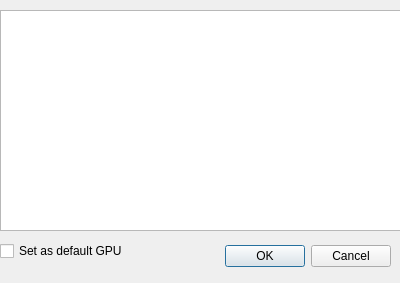
<?xml version="1.0" encoding="UTF-8"?>
<ui version="4.0">
 <class>UnitSelector</class>
 <widget class="QDialog" name="UnitSelector">
  <property name="geometry">
   <rect>
    <x>0</x>
    <y>0</y>
    <width>400</width>
    <height>283</height>
   </rect>
  </property>
  <property name="windowTitle">
   <string>Select GPU</string>
  </property>
  <widget class="QDialogButtonBox" name="choiceSelect">
   <property name="geometry">
    <rect>
     <x>200</x>
     <y>240</y>
     <width>191</width>
     <height>32</height>
    </rect>
   </property>
   <property name="orientation">
    <enum>Qt::Orientation::Horizontal</enum>
   </property>
   <property name="standardButtons">
    <set>QDialogButtonBox::StandardButton::Cancel|QDialogButtonBox::StandardButton::Ok</set>
   </property>
  </widget>
  <widget class="QListView" name="unit_list">
   <property name="geometry">
    <rect>
     <x>0</x>
     <y>10</y>
     <width>401</width>
     <height>221</height>
    </rect>
   </property>
  </widget>
  <widget class="QCheckBox" name="choiceDefUnit">
   <property name="geometry">
    <rect>
     <x>0</x>
     <y>240</y>
     <width>161</width>
     <height>22</height>
    </rect>
   </property>
   <property name="text">
    <string>Set as default GPU</string>
   </property>
  </widget>
 </widget>
 <resources/>
 <connections>
  <connection>
   <sender>choiceSelect</sender>
   <signal>accepted()</signal>
   <receiver>UnitSelector</receiver>
   <slot>accept()</slot>
   <hints>
    <hint type="sourcelabel">
     <x>248</x>
     <y>254</y>
    </hint>
    <hint type="destinationlabel">
     <x>157</x>
     <y>274</y>
    </hint>
   </hints>
  </connection>
  <connection>
   <sender>choiceSelect</sender>
   <signal>rejected()</signal>
   <receiver>UnitSelector</receiver>
   <slot>reject()</slot>
   <hints>
    <hint type="sourcelabel">
     <x>316</x>
     <y>260</y>
    </hint>
    <hint type="destinationlabel">
     <x>286</x>
     <y>274</y>
    </hint>
   </hints>
  </connection>
 </connections>
</ui>
